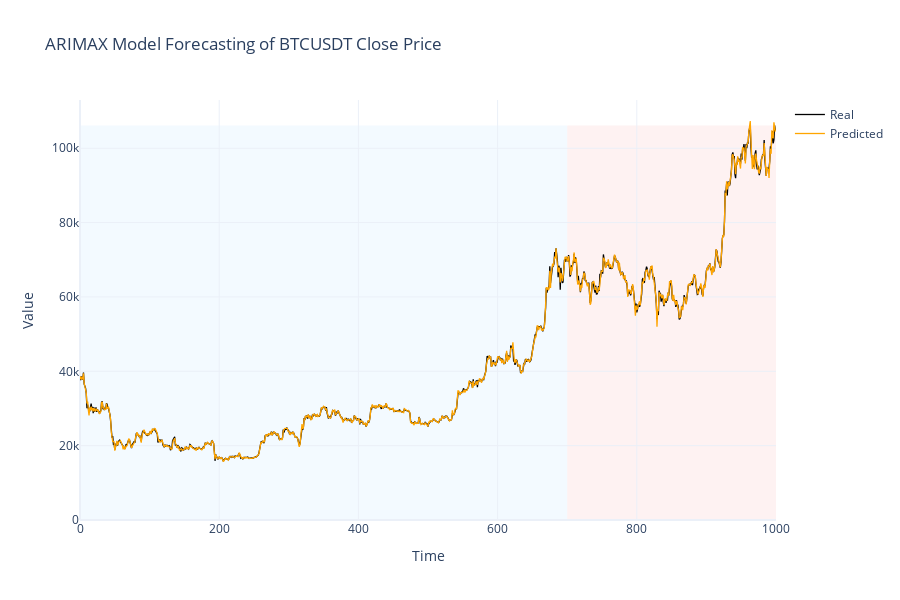
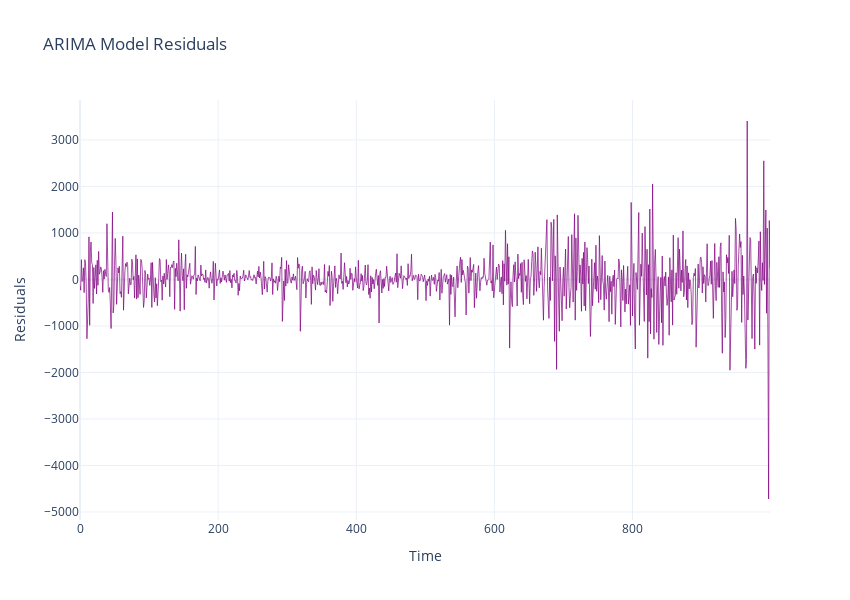

Notebook code cell kept with these figures, in order:
### Code cell
Go_plot_predictions(model_fit, data, y_train, y_test, x_test)

### Figure 1 — Plotly figure (JSON) as saved in the notebook; plotly's stock layout.template omitted (floating-point values rounded to 4 significant figures; data arrays with more than 128 entries replaced by an {"elided": "..."} marker saying what was removed)
{"data": [{"line": {"color": "black", "width": 1.3}, "mode": "lines", "name": "Real", "type": "scatter", "y": {"elided": "1000 float values"}}, {"line": {"color": "orange", "width": 1.3}, "mode": "lines", "name": "Predicted", "type": "scatter", "y": {"elided": "1000 float values"}}], "layout": {"height": 600, "shapes": [{"fillcolor": "LightSkyBlue", "layer": "below", "line": {"width": 0}, "name": "Training phase", "opacity": 0.1, "type": "rect", "x0": 0, "x1": 700, "y0": 0, "y1": 106100.0}, {"fillcolor": "LightCoral", "layer": "below", "line": {"width": 0}, "name": "Testing phase", "opacity": 0.1, "type": "rect", "x0": 700, "x1": 1000, "y0": 0, "y1": 106100.0}], "title": {"text": "ARIMAX Model Forecasting of BTCUSDT Close Price"}, "width": 900, "xaxis": {"title": {"text": "Time"}}, "yaxis": {"title": {"text": "Value"}}}}

### Figure 2 — Plotly figure (JSON) as saved in the notebook; plotly's stock layout.template omitted (floating-point values rounded to 4 significant figures; data arrays with more than 128 entries replaced by an {"elided": "..."} marker saying what was removed)
{"data": [{"line": {"color": "purple", "width": 0.7}, "mode": "lines", "name": "Residuals", "type": "scatter", "y": {"elided": "1000 float values"}}], "layout": {"height": 600, "title": {"text": "ARIMA Model Residuals"}, "width": 850, "xaxis": {"title": {"text": "Time"}}, "yaxis": {"title": {"text": "Residuals"}}}}
